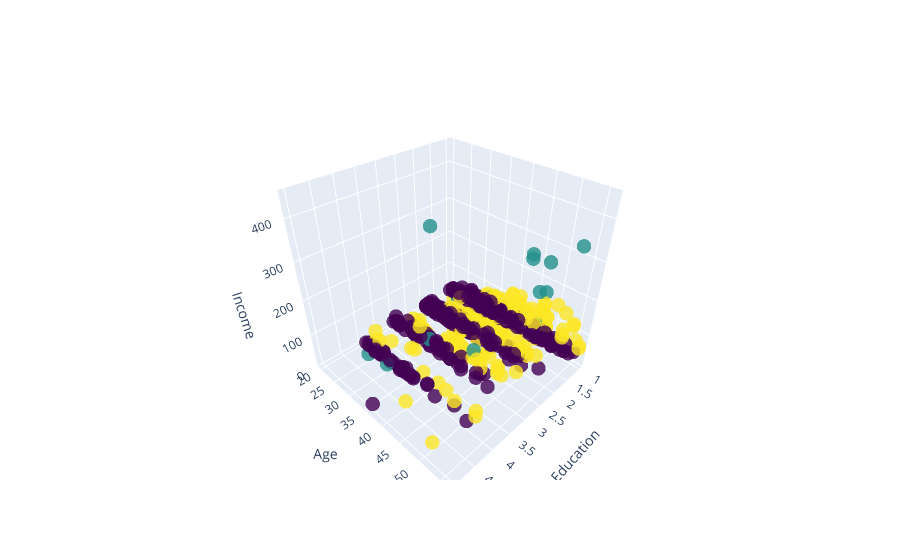

Notebook code for this chart:
### Code cell
import plotly.graph_objects as go
plt.figure(figsize=(12, 10))
# X contains your preprocessed data
# labels contains the cluster assignments for each data point

fig = go.Figure(data=[go.Scatter3d(
    x=X[:, 1],  # Education
    y=X[:, 0],  # Age
    z=X[:, 3],  # Income
    mode='markers',
    marker=dict(
        size=5,
        color=labels.astype(float),
        colorscale='Viridis',  # You can choose different colorscales
        opacity=0.8
    )
)])

fig.update_layout(scene=dict(
    xaxis_title='Education',
    yaxis_title='Age',
    zaxis_title='Income'
))

fig.show()

### Figure 1 — Plotly figure (JSON) as saved in the notebook; plotly's stock layout.template omitted (floating-point values rounded to 4 significant figures; data arrays with more than 128 entries replaced by an {"elided": "..."} marker saying what was removed)
{"data": [{"marker": {"color": {"elided": "850 int values"}, "colorscale": [[0, "#440154"], [0.1111, "#482878"], [0.2222, "#3e4989"], [0.3333, "#31688e"], [0.4444, "#26828e"], [0.5556, "#1f9e89"], [0.6667, "#35b779"], [0.7778, "#6ece58"], [0.8889, "#b5de2b"], [1, "#fde725"]], "opacity": 0.8, "size": 5}, "mode": "markers", "type": "scatter3d", "x": {"elided": "850 int values"}, "y": {"elided": "850 int values"}, "z": {"elided": "850 int values"}}], "layout": {"scene": {"xaxis": {"title": {"text": "Education"}}, "yaxis": {"title": {"text": "Age"}}, "zaxis": {"title": {"text": "Income"}}}}}
